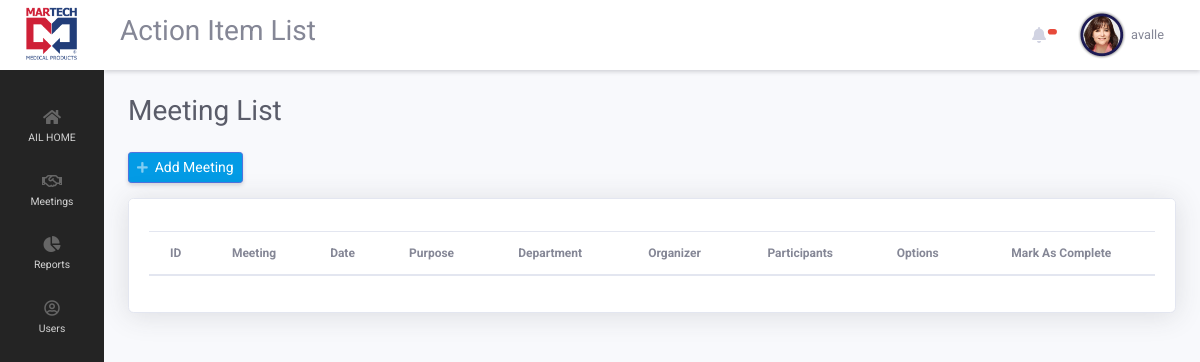
/ailApp/index.php?page=meeting_list (signed in), run on an earlier commit of the app's database.
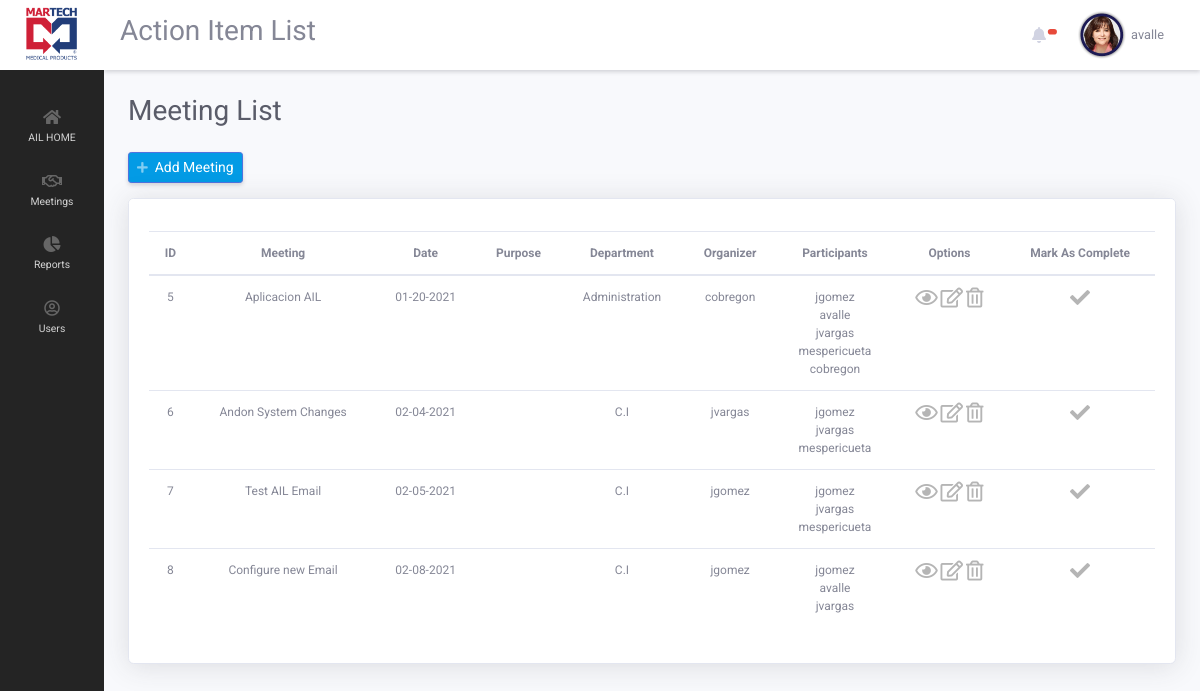
And on a later commit of the database.
### tables this page shows
CREATE TABLE `meetings` (
  `meeting_id` int(11) NOT NULL,
  `meeting_department_id` int(11) NOT NULL,
  `meeting_name` varchar(255) NOT NULL,
  `meeting_date` date NOT NULL,
  `meeting_active` int(1) NOT NULL DEFAULT 1,
  `meeting_complete` int(1) NOT NULL,
  `meeting_user_id` int(11) NOT NULL
);

CREATE TABLE `departments` (
  `department_id` int(11) NOT NULL,
  `department_name` varchar(255) NOT NULL,
  `department_active` int(1) NOT NULL DEFAULT 1
);

CREATE TABLE `users` (
  `user_id` int(11) NOT NULL COMMENT 'auto incrementing user_id of each user, unique index',
  `user_name` varchar(64) NOT NULL COMMENT 'user''s name, unique',
  `user_password_hash` varchar(255) NOT NULL COMMENT 'user''s password in salted and hashed format',
  `user_email` varchar(64) NOT NULL COMMENT 'user''s email, unique',
  `user_first_name` varchar(255) DEFAULT NULL,
  `user_last_name` varchar(255) DEFAULT NULL,
  `user_employee_number` varchar(255) DEFAULT NULL,
  `user_department` int(11) NOT NULL,
  `user_date` datetime DEFAULT NULL,
  `user_last_update` timestamp NOT NULL DEFAULT current_timestamp() ON UPDATE current_timestamp(),
  `user_phone` varchar(25) DEFAULT NULL,
  `user_areacode` varchar(5) DEFAULT NULL,
  `user_level` int(1) NOT NULL DEFAULT 0,
  `user_image` varchar(255) NOT NULL DEFAULT 'uploads/user_img/noimage.png',
  `user_locked` int(1) NOT NULL DEFAULT 0,
  `user_suspend` int(1) NOT NULL DEFAULT 0,
  `user_active` int(1) NOT NULL DEFAULT 1
);

CREATE TABLE `meeting_attendees` (
  `meeting_attendee_id` int(11) NOT NULL,
  `m_a_meeting_id` int(11) NOT NULL,
  `meeting_user_id` int(11) NOT NULL
);

### ailApp/views/pages/meetings/meeting_list.php (the view, shortened to what this page needs)
<h1 class="h3 mb-4 text-gray-800">Meeting List</h1>
<div style="margin-bottom:15px;">
    <a  href="index.php?page=meeting_add" id="add-newuser" class="d-none d-sm-inline-block btn btn-sm btn-primary shadow-sm" ><i class="fas fa-plus fa-sm text-white-50"></i>&nbsp;&nbsp;Add Meeting</a>
</div>
<div class="card shadow mb-4">
    <div class="card-header py-3">
    </div>
        <div class="card-body">
            <div style="margin-top:-20px;" class="table-responsive">
            <table  style="font-size: 14px; vertical-align:middle; " class="table  order-column " id="dataTable" width="100%" cellspacing="0">
                <thead style="text-align:center;">
                <tr>
                    <th>ID</th>
                    <th>Meeting</th>
                    <th>Date</th>
                    <th>Purpose</th>
                    <th>Department</th>
                    <th>Organizer</th>
                    <th>Participants</th>
                    <th>Options</th>
                    <th>Mark As Complete</th>
                </tr>
                </thead>
                <tbody>
                    <?php
                    if($_SESSION['quatroapp_user_level'] >= 1)
                    {
                        $query = "SELECT * FROM meetings
                        LEFT JOIN departments ON meetings.meeting_department_id = departments.department_id
                        LEFT JOIN users as owner ON meetings.meeting_user_id = owner.user_id
                        WHERE meeting_active = 1 AND meeting_complete = 0";
                    }
                    $result = mysqli_query($connection, $query);
                    while($row = mysqli_fetch_array($result)):
                    ?>
                        <tr>
                            <td style="text-align: center;"><?php echo $row['meeting_id'];  ?></td>
                            <td style="text-align: center;"><?php echo $row['meeting_name'];  ?></td>
                            <td style="text-align: center;"><?php echo date('m-d-Y', strtotime($row['meeting_date']));  ?></td>
                            <td style="text-align: center;"><?php echo $row['meeting_description'];  ?></td>
                            <td style="text-align: center;"><?php echo $row['department_name'];  ?></td>
                            <td style="text-align: center;"><?php echo $row['user_name'];  ?></td>
                            <td style="text-align: center;">
                                <?php
                                    $participants = "SELECT * FROM meeting_attendees
                                    LEFT JOIN users ON meeting_attendees.meeting_user_id = users.user_id
                                    WHERE m_a_meeting_id = {$row['meeting_id']}";
                                    $run_participants = mysqli_query($connection, $participants);
                                    while($row_participants = mysqli_fetch_array($run_participants)):
                                ?>
                                    <?php echo $row_participants['user_name']; ?><br>
                                <?php
                                    endwhile;
                                ?>
                            </td>
                            <td style="text-align: center;">
                                <a href='index.php?page=meeting_view&meeting_id=<?php echo $row['meeting_id']?>'  class=''  data-cat-name='{$row['user_name']}' data-cat-id='{$row['user_id']}'><i data-toggle='tooltip' data-placement='left' title='View Meeting' style='font-size: 20px; color:#b5b5b5' class='far fa-eye options'></i></a>
                                <a href='index.php?page=meeting_edit&meeting_id=<?php echo $row['meeting_id']?>'  class=''  data-cat-name='{$row['user_name']}' data-cat-id='{$row['user_id']}'><i data-toggle='tooltip' data-placement='left' title='Edit Meeting' style='font-size: 20px; color:#b5b5b5' class='far fa-edit options'></i></a>
                                <a href='index.php?page=meeting_delete&meeting_id=<?php echo $row['meeting_id']?>'  class=''  data-cat-name='{$row['user_name']}' data-cat-id='{$row['user_id']}'><i data-toggle='tooltip' data-placement='left' title='Delete Meeting' style='font-size: 20px; color:#b5b5b5' class='far fa-trash-alt options'></i></a>
                            </td>
                            <td style="text-align: center;">
                                <a href='index.php?page=meeting_complete&meeting_id=<?php echo $row['meeting_id']?>'  class=''  data-cat-name='{$row['user_name']}' data-cat-id='{$row['user_id']}'><i data-toggle='tooltip' data-placement='left' title='Mark as completed' style='font-size: 20px; color:#b5b5b5' class='fas fa-check options2'></i></a>
                            </td>
                        </tr>
                    <?php endwhile; ?>
                </tbody>
            </table>
        </div>
    </div>
</div>

What changed in the data, as far as the page shows it:
added meetings: meeting_id "5", meeting_name "Aplicacion AIL", meeting_date "01-20-2021", departments.department_name "Administration", users.user_name "cobregon"
added meeting_attendees: users.user_name "jgomez", shown under "5"
added meeting_attendees: users.user_name "avalle", shown under "5"
added meeting_attendees: users.user_name "jvargas", shown under "5"
added meeting_attendees: users.user_name "mespericueta", shown under "5"
added meeting_attendees: users.user_name "cobregon", shown under "5"
added meetings: meeting_id "6", meeting_name "Andon System Changes", meeting_date "02-04-2021", departments.department_name "C.I", users.user_name "jvargas"
added meeting_attendees: users.user_name "jgomez", shown under "6"
added meeting_attendees: users.user_name "jvargas", shown under "6"
added meeting_attendees: users.user_name "mespericueta", shown under "6"
added meetings: meeting_id "7", meeting_name "Test AIL Email", meeting_date "02-05-2021", departments.department_name "C.I", users.user_name "jgomez"
added meeting_attendees: users.user_name "jgomez", shown under "7"
added meeting_attendees: users.user_name "jvargas", shown under "7"
added meeting_attendees: users.user_name "mespericueta", shown under "7"
added meetings: meeting_id "8", meeting_name "Configure new Email", meeting_date "02-08-2021", departments.department_name "C.I", users.user_name "jgomez"
added meeting_attendees: users.user_name "jgomez", shown under "8"
added meeting_attendees: users.user_name "avalle", shown under "8"
added meeting_attendees: users.user_name "jvargas", shown under "8"
